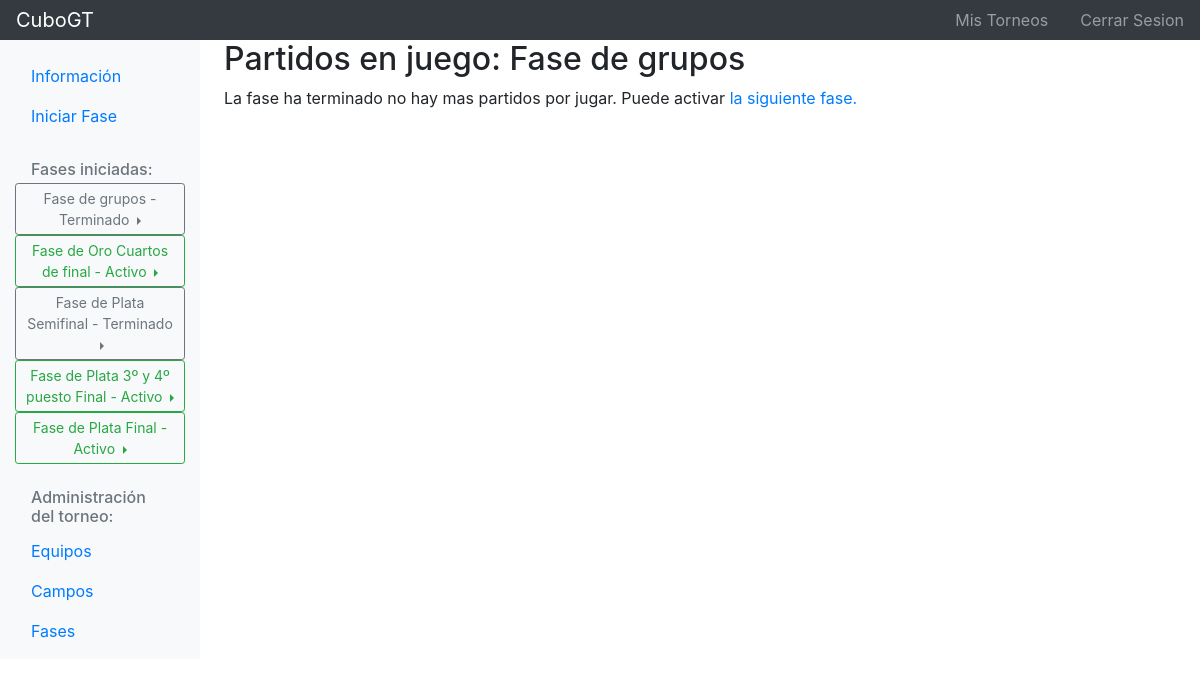
The page /es/gt/torneo/13/fase/58/partidos_enjuego (signed in) on the database its author committed.
### cubogt/models.py (models this page shows, shortened)
class Fase(models.Model):
	torneo = models.ForeignKey('Torneo', on_delete=models.CASCADE)
	equipos = models.ManyToManyField('Equipo')
	campos = models.ManyToManyField('Campo')
	numero_activacion = models.IntegerField(null=True, default=None)
	nombre = models.CharField(max_length=100)
	prefijo_eliminatoria = models.CharField(max_length=100, default=nombre)
	tipo_fase = models.IntegerField(choices=TIPO_FASE)
	numero_equipos_max = models.IntegerField(null=True, blank=True)
	doble_partido = models.BooleanField()
	numero_sets = models.IntegerField(null=True)
	numero_puntos = models.IntegerField(null=True)
	puntos_maximos = models.IntegerField(null=True, blank=True)
	estado = models.IntegerField(choices=ESTADO_CHOICES, default=CREACION)
	UPD = models.DateTimeField(auto_now=True)
	NWD = models.DateTimeField(auto_now_add=True)
	class Meta:
		ordering = ["numero_activacion", "nombre"]
	def __str__(self):
		return self.nombre

### cubogt/views/partido_views.py (the view)
# urls.py: path('torneo/<int:torneo_id>/fase/<int:fase_id>/partidos_enjuego', partido_views.partido_enjuego, name='partido_enjuego'),
def partido_enjuego(request, torneo_id, fase_id):
	torneo = get_object_or_404(Torneo, pk=torneo_id)
	fase = get_object_or_404(Fase, pk=fase_id, torneo=torneo)
	partido_list = PartidoController.get_partidos_jugando_list(fase)
	partido_campo_proximos_list = PartidoController.get_partidos_con_campos_para_forzar(fase)
	fase_activa_terminada_list = FaseController.get_fases_activas_terminadas(torneo)
	context = {'torneo': torneo, 'fase_activa_terminada_list': fase_activa_terminada_list, 'fase': fase,
			   'partido_list': partido_list, 'partido_campo_proximos_list': partido_campo_proximos_list}
	return render(request, 'cubogt/fase_activa/partido/partido_enjuego.html', context)

### cubogt/controller/CampoController.py (called while the page is built, shortened)
def get_campo_fase_list(fase):
	campo_libre_list = Campo.objects.filter(fase=fase)
	return campo_libre_list

def get_campos_para_forzar(fase):
	partidos_espera_list = PartidoController.get_partidos_espera_list(fase)
	campos_fase = get_campo_fase_list(fase)
	campo_list = []
	return campo_list

### cubogt/controller/FaseController.py (called while the page is built)
def get_fases_activas_terminadas(torneo):
	fases_activas_terminadas = Fase.objects.filter(torneo=torneo).exclude(estado=CREACION)
	return fases_activas_terminadas

### cubogt/controller/PartidoController.py (called while the page is built)
def get_partidos_jugando_list(fase):
	partidos_jugando = Partido.objects.filter(grupo__fase=fase, estado=JUGANDO)
	return partidos_jugando

def get_partidos_espera_list(fase):
	partidos_espera = Partido.objects.filter(grupo__fase=fase, estado=ESPERA)
	return partidos_espera

def get_partidos_con_campos_para_forzar(fase):
	partidos_espera_list = get_partidos_espera_list(fase)
	campos_para_forzar_list = CampoController.get_campos_para_forzar(fase)
	partido_campo = []
	for x in range(0, len(partidos_espera_list)):
		aux = [partidos_espera_list[x], campos_para_forzar_list[x]]
		partido_campo.append(aux)
	return partido_campo

### cubogt/templates/cubogt/fase_activa/partido/partido_enjuego.html (shortened to what this page needs)
{% extends "cubogt/base/body/navbar_lateral/navbar_torneo.html" %}
{% load i18n %}
{% block content %}
    <h2>{% trans "Partidos en juego: " %}{{ fase }}</h2>
    {% if partido_list %}
        <a type="button" class="btn btn-primary" href="{% url 'partido_enjuego' torneo.id fase.id %}">{% trans "Actualizar" %}</a>
        <table class="table table-hover">
            <thead>
                <tr>
                    <th>{% trans "Nombre" %}</th>
                    <th>{% trans "Campo" %}</th>
                    {% if fase.tipo_fase == ELIMINATORIA %}
                        <th>{% trans "Cruces" %}</th>
                    {% else %}
                        <th>{% trans "Grupo" %}</th>
                    {% endif %}
                    <th>{% trans "Jornada" %}</th>
                    {% if torneo.deporte.set %}
                        <th>{% trans "Sets" %}</th>
                    {% else %}
                        <th>{% trans "Resultado" %}</th>
                    {% endif %}
                    <th></th>
                </tr>
            </thead>
            <tbody>
                {% for partido in partido_list %}
                    <tr>
                        <td><a class="partido" href="#">{{ partido }}</a></td>
                        <td>{{ partido.campo }}</td>
                        <td>{{ partido.grupo }}</td>
                        <td>{{ partido.jornada }}</td>
                        <td>{{ partido.get_resultado_label }}</td>
                        <td>
                            <a type="button" class="btn btn-outline-primary" href="{% url 'partido_ver' torneo.id fase.id partido.grupo.id partido.id %}">{% trans "Ver partido" %}</a>
                            {% if partido_campo_proximos_list %}
                                <a type="button" class="btn btn-outline-warning" href="{% url 'partido_posponer' torneo.id fase.id partido.id %}">{% trans "Posponer" %}</a>
                            {% endif %}
                        </td>
                    <tr>
                {% endfor %}
            </tbody>
        </table>
    {% elif partido_campo_proximos_list %}
        <div>
            <p>{% trans "Tiene que añadir algun campo a la fase para poder iniciar los partidos." %}
                <a href="{% url 'campo_fase_lista' torneo.id fase.id %}">{% trans "Administrar Campos" %}</a>
            </p>
        </div>
    {% else %}
        <div>
            <p>{% trans "La fase ha terminado no hay mas partidos por jugar. Puede activar " %}
                <a href="{% url 'fase_iniciar_lista' torneo.id %}">{% trans "la siguiente fase." %}</a>
            </p>
        </div>
    {% endif %}
{% endblock content %}

### cubogt/templates/cubogt/base/body/navbar_lateral/navbar_torneo.html (shortened to what this page needs)
{% extends "cubogt/base/body/navbar_lateral/navbar.html" %}
{% load i18n %}
{% block nav_lateral %}
    <ul class="nav flex-column">
        <li class="nav-item">
            <a class="nav-link active" href="{% url 'torneo' torneo.id %}">
                {% trans "Información" %} <span class="sr-only">(current)</span>
            </a>
        </li>
        <li class="nav-item">
            <a class="nav-link" href="{% url 'fase_iniciar_lista' torneo.id %}">
                {% trans "Iniciar Fase" %}
            </a>
        </li>
        {% if fase_activa_terminada_list %}
            <h6 class="sidebar-heading d-flex justify-content-between align-items-center px-3 mt-4 mb-1 text-muted">
                <span>{% trans "Fases iniciadas:" %}</span>
            </h6>
            {% for fase in fase_activa_terminada_list %}
                  <div class="btn-group dropright">
                        {% if fase.estado == ACTIVO %}
                            <div class="btn btn-outline-success btn-sm dropdown-toggle" style="white-space: normal;" data-toggle="dropdown" aria-haspopup="true" aria-expanded="false">
                        {% else %}
                            <div class="btn btn-outline-secondary btn-sm dropdown-toggle" style="white-space: normal;" data-toggle="dropdown" aria-haspopup="true" aria-expanded="false">
                        {% endif %}
                            {{ fase.nombre }} - {{ fase.get_estado_display }}
                            </div>
                    </div>
            {% endfor %}
        {% endif %}
    </ul>
    <h6 class="sidebar-heading d-flex justify-content-between align-items-center px-3 mt-4 mb-1 text-muted">
        <span>{% trans "Administración del torneo:" %}</span>
    </h6>
    <ul class="nav flex-column mb-2">
        <li class="nav-item">
            <a class="nav-link" href="{% url 'equipo_lista' torneo.id %}">
                {% trans "Equipos" %}
            </a>
        </li>
        <li class="nav-item">
            <a class="nav-link" href="{% url 'campo_lista' torneo.id %}">
                {% trans "Campos" %}
            </a>
        </li>
        <li class="nav-item">
            <a class="nav-link" href="{% url 'fase_lista' torneo.id %}">
                {% trans "Fases" %}
            </a>
        </li>
    </ul>
{% endblock nav_lateral %}

### rows shown on the page
Fase: nombre "Fase de grupos", estado "Terminado"
Fase: nombre "Fase de Oro Cuartos de final", estado "Activo"
Fase: nombre "Fase de Plata Semifinal", estado "Terminado"
Fase: nombre "Fase de Plata 3º y 4º puesto Final", estado "Activo"
Fase: nombre "Fase de Plata Final", estado "Activo"
